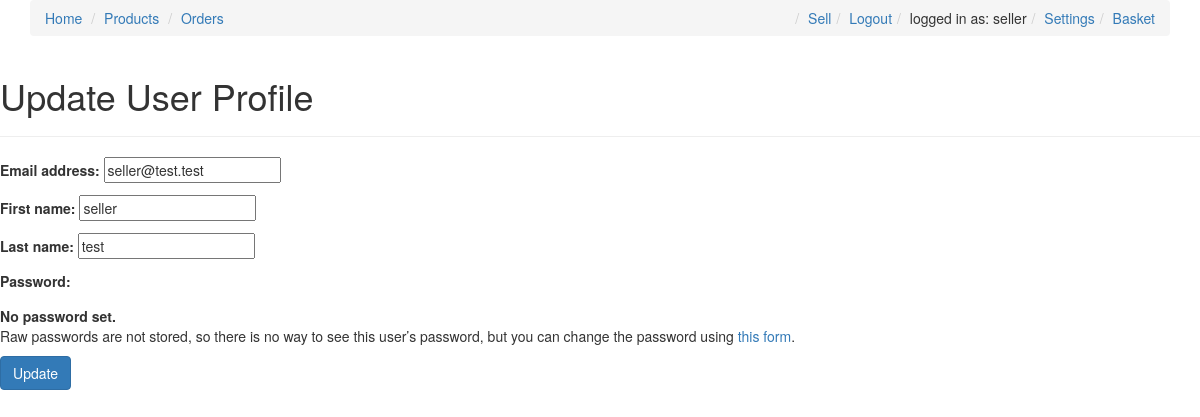
Screenshot of /accounts/update_user/ (signed in) with the database file from the repository.
### accounts/models.py (models this page shows, shortened)
class CustomUser(AbstractBaseUser, PermissionsMixin):
	email = models.EmailField(_('email address'), unique=True)
	first_name = models.CharField(max_length=40)
	last_name = models.CharField(max_length=40)
	is_buyer = models.BooleanField(default=True)
	is_seller = models.BooleanField(default=False)
	is_staff = models.BooleanField(default=False)
	is_active = models.BooleanField(default=True)
	date_joined = models.DateTimeField(default=timezone.now)
	stripe_customer_id = models.CharField(max_length=40)
	stripe_seller_id = models.CharField(max_length=40, default= '')
	stripe_seller_TOS_accepted = models.BooleanField(default=False)
	USERNAME_FIELD = 'email'
	REQUIRED_FIELDS = []
	objects = CustomUserManager()

### accounts/views.py (the view)
# urls.py: path('update_user/', views.update_user_view, name='update_user'),
def update_user_view(request):
	obj = CustomUser.objects.get(email=request.user.email)
	form = CustomUserChangeForm(instance=obj)
	if request.method == 'POST':
		form = CustomUserChangeForm(request.POST, request.FILES, instance=obj)
		if form.is_valid():
			obj = form.save()
			return redirect('accounts:update_user')
	context = {
		'form': form
	}
	return render(request, 'accounts/update_user.html', context)

### accounts/forms.py
class CustomUserChangeForm(UserChangeForm):
	class Meta:
		model = CustomUser
		fields = ('email','first_name', 'last_name')

### accounts/templates/accounts/update_user.html
{% extends 'base.html' %}
{% block content %}
<h1>Update User Profile</h1>
<hr>
<form method="POST" enctype="multipart/form-data"> {% csrf_token %}
	{{form.as_p}}
	<button type="submit" class="btn btn-primary">Update</button>
</form>
{% endblock %}

### templates/base.html (shortened to what this page needs)
<!DOCTYPE html>
<html>
<head>
	<link rel="stylesheet" href="https://maxcdn.bootstrapcdn.com/bootstrap/3.3.7/css/bootstrap.min.css">
	{% load static %}
	<link rel="stylesheet" type="text/css" href="{% static 'css/style.css'%}">
</head>
<body>
	<div class="container">
		<ol class="breadcrumb">
			<li><a href="{% url 'pages:home' %}">Home</a></li>
			<li><a href="{% url 'products:product_list' %}">Products</a></li>
			<li><a href="{% url 'orders:order_list'%}">Orders</a></li>
			{% if not request.user.is_authenticated %}
				<li class='pull-right'><a href="{% url 'accounts:signup' %}">Sign Up</a></li>
				<li class="pull-right"><a href="{% url 'accounts:login' %}">Login</a></li>
			{% else %}
				<li class="pull-right"><a href="{% url 'products:basket'%}">Basket</a></li>
				<li class="pull-right"><a href="{% url 'accounts:settings' %}">Settings</a></li>
				<li class="pull-right">logged in as: {{ request.user.first_name }} </li>
				<li class="pull-right"><a href="{% url 'accounts:logout' %}">Logout</a></li>
				<li class="pull-right"><a href="{% url 'accounts:sellers_hub' %}">Sell</a></li>
			{% endif %}
		</ol>
	</div>
	{% block content %}
	{% endblock %}
</body>
</html>

### rows the page displays
CustomUser: user.first_name "seller", email "seller@test.test", first_name "seller", last_name "test"
